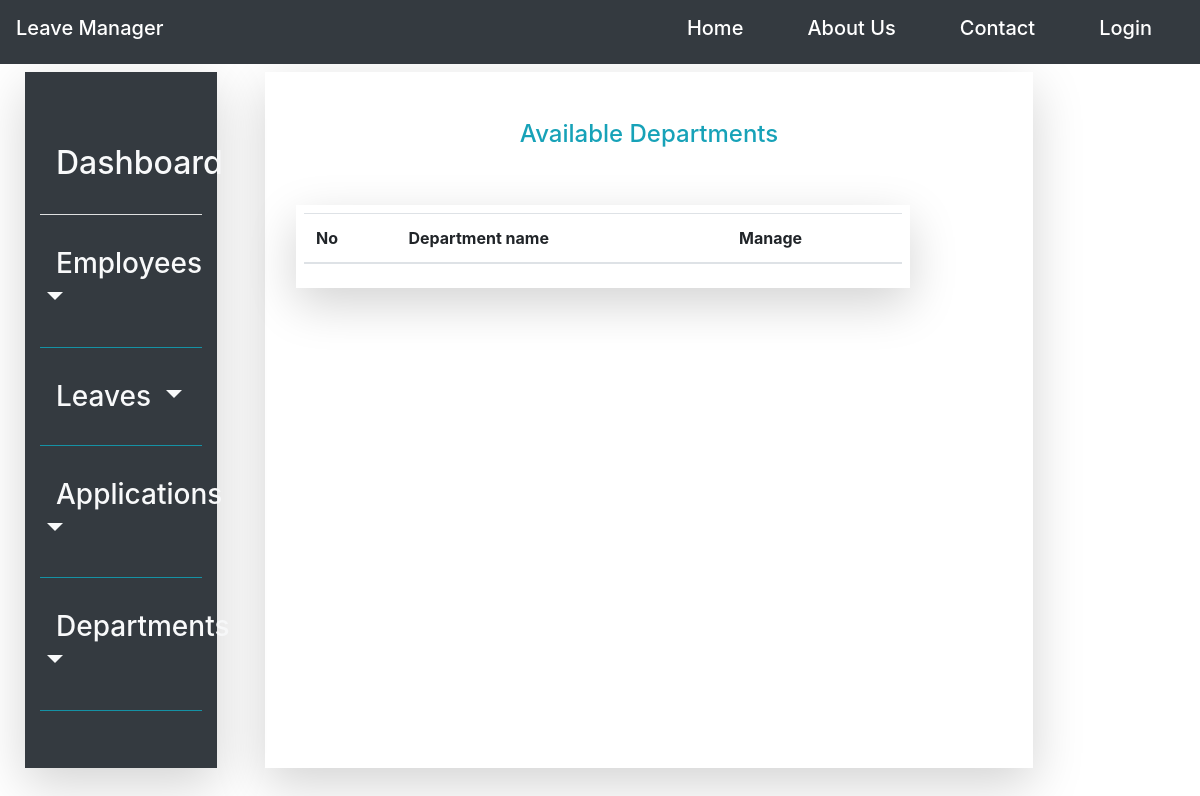
Page /department/list on the earlier database version.
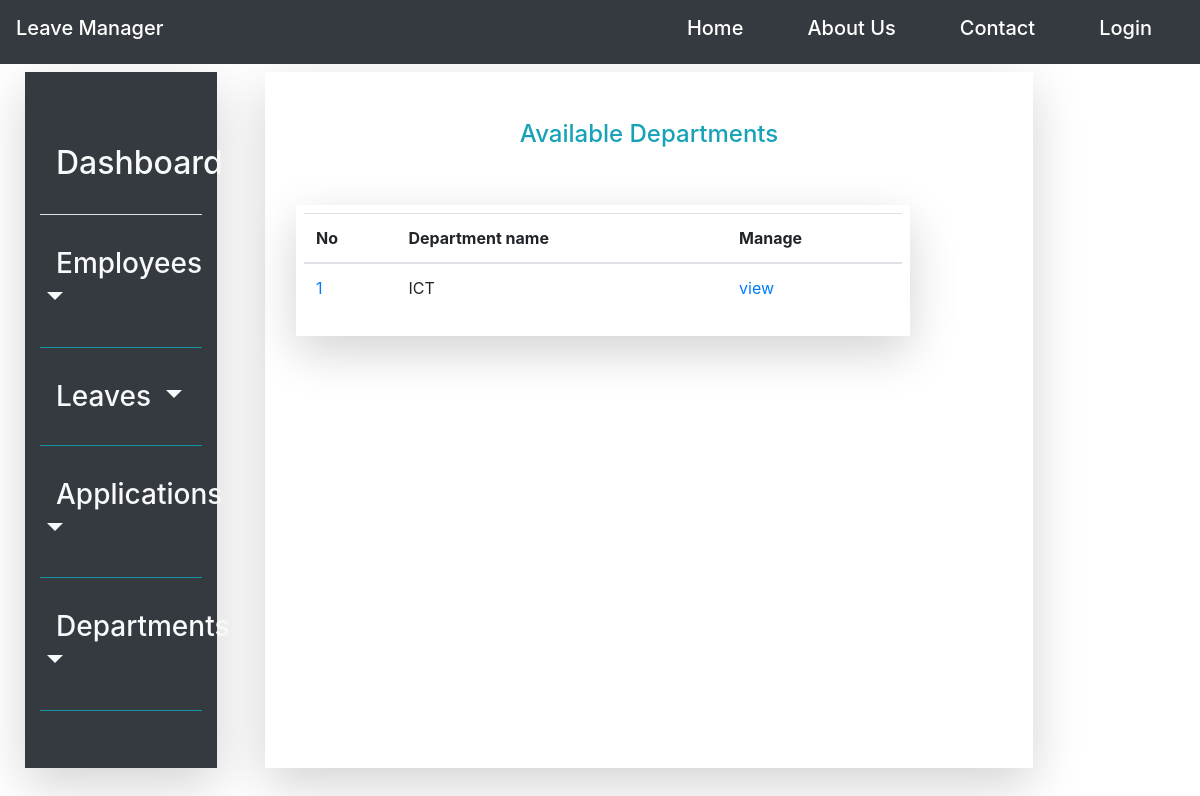
Same page on the later database version.
### leave_management_app/models.py (models this page shows, shortened)
class Department(models.Model):
    department_name = models.CharField(max_length=100)
    branch_id = models.ForeignKey(Organisation_branch, on_delete=models.CASCADE)

### leave_management_app/views.py (the view)
# urls.py: path('department/list', DepartmentListView.as_view(), name='department_list'),
class DepartmentListView(ListView):
    model = Department
    context_object_name = 'departments'
    template_name = 'department_list'
    paginate_by = 8

### leave_management_app/templates/leave_management_app/department_list.html (shortened to what this page needs)
{%extends 'leave_management_app/base.html'%}
    {%block content%}
<div class="row p-4" style="height: 95vh; width: 100%; background-color: white; background-attachment: fixed;">
        {%block navbar%}
            {%include 'navigation/sidenav.html'%}
        {%endblock navbar%}
    <div class="col-lg-8 mt-3 ml-5 shadow-lg">
        <div class="py-5 text-center"><label class="text-info h4">Available Departments</label></div>
            <div class="row ml-3">
        <div class="col-md-10 p-2 shadow-lg">
            <table class="table">
              <thead>
                <tr>
                  <th scope="col">No</th>
                  <th scope="col">Department name</th>
                  <th scope="col">Manage</th>
                </tr>
              </thead>
              <tbody>
              {%for department in departments %}
                <tr>
                  <td><a href="#">{{department.id}}</a></td>
                  <td>{{department.department_name}}</td>
                  <td><a class="" href="{%url 'department_detail' department.id%}">view</a></td>
                </tr>
                {% endfor %}
              </tbody>
            </table>
        </div>
    </div>
    </div>
</div>
    {%endblock content%}

Differences in the rows shown:
added Department: id "1", department_name "ICT"
